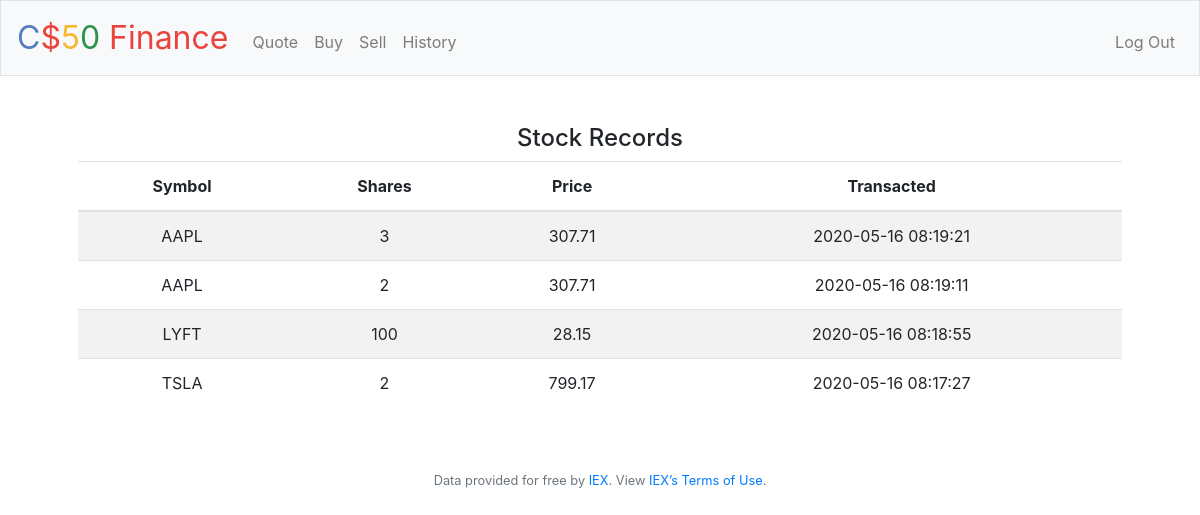
The app's page /history (signed in) with its own data.
### tables this page shows
CREATE TABLE 'history' (

    'id' INTEGER PRIMARY KEY AUTOINCREMENT NOT NULL,
    'user_id' INTERGER NOT NULL,
    'company' TEXT NOT NULL,
    'symbol' TINYTEXT NOT NULL,
    'shares' INTEGER NOT NULL,
    'price' FLOAT NOT NULL,
    'total' FLOAT NOT NULL,
    'timestamp' TIMESTAMP DEFAULT CURRENT_TIMESTAMP,
     FOREIGN KEY(user_id) REFERENCES users(id)

);

### application.py (the view)
@app.route("/history")
@login_required
def history():
    history = db.execute("SELECT symbol, shares, price, timestamp FROM history WHERE user_id = :user_id ORDER BY id DESC", user_id=session["user_id"])
    return render_template("history.html", history=history)

### helpers.py (called while the page is built)
def login_required(f):
    @wraps(f)
    def decorated_function(*args, **kwargs):
        if session.get("user_id") is None:
            return redirect("/login")
        return f(*args, **kwargs)
    return decorated_function

### templates/history.html (shortened to what this page needs)
{% extends "layout.html" %}
{% block main %}
<table class="table table-striped">
    <h4>Stock Records</h4>
    <thead>
        <tr>
            <th>Symbol</th>
            <th>Shares</th>
            <th>Price</th>
            <th>Transacted</th>
        </tr>
    </thead>
    <tbody>
        {% for row in history %}
            <tr>
                <td>{{row["symbol"]}}</td>
                <td>{{row["shares"]}}</td>
                <td>{{row["price"]}}</td>
                <td>{{row["timestamp"]}}</td>
            </tr>
        {% endfor %}
    </tbody>
</table>
{% endblock %}

### records on screen
history: symbol "AAPL", shares "3", price "307.71", timestamp "2020-05-16 08:19:21"
history: symbol "AAPL", shares "2", price "307.71", timestamp "2020-05-16 08:19:11"
history: symbol "LYFT", shares "100", price "28.15", timestamp "2020-05-16 08:18:55"
history: symbol "TSLA", shares "2", price "799.17", timestamp "2020-05-16 08:17:27"
